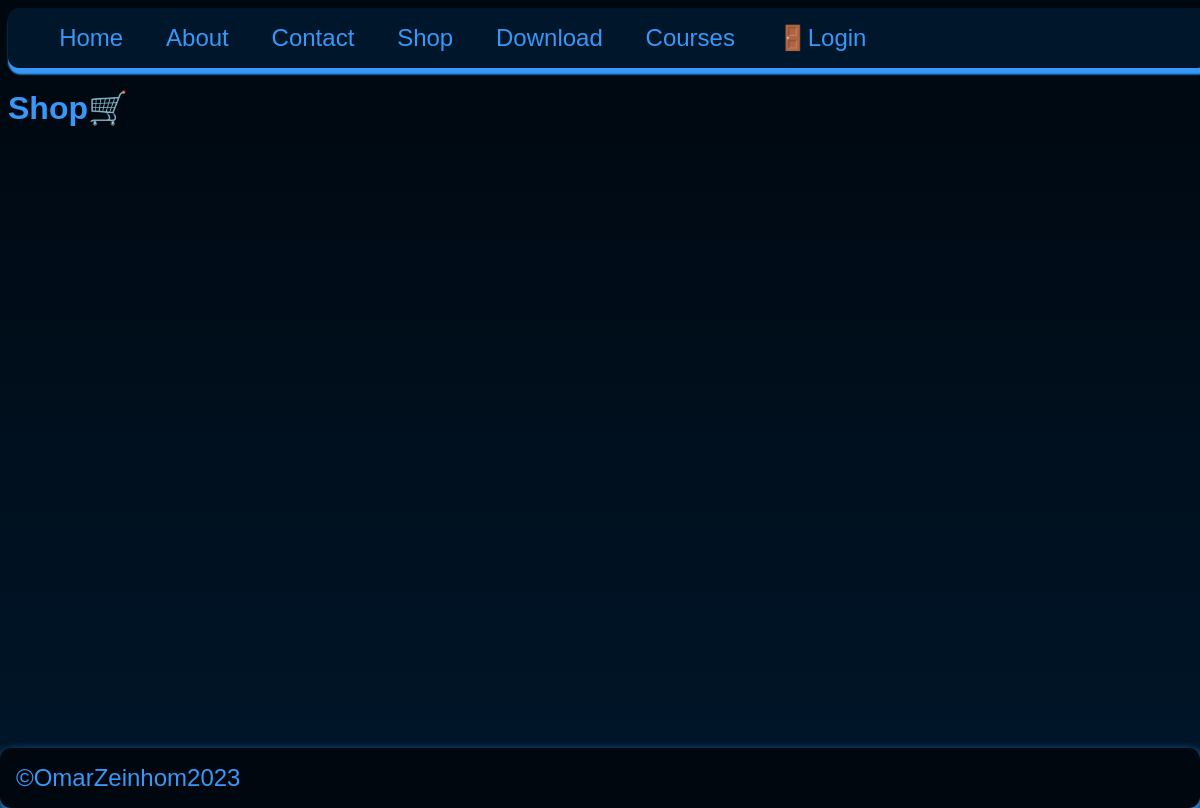
Before: /shop.php with the older database file.
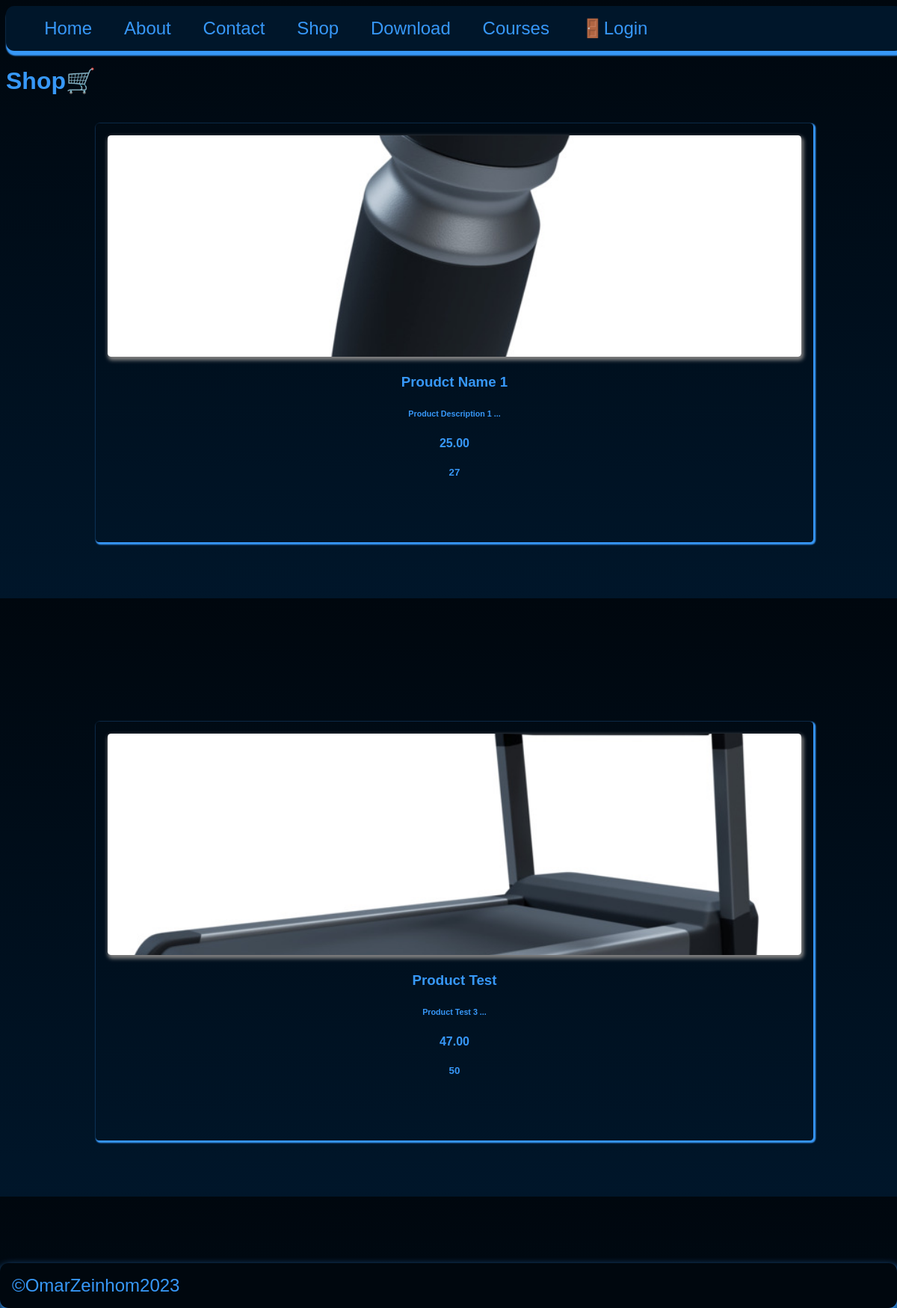
After: the same page with the newer database file.
### tables this page shows
CREATE TABLE `products` (
  `id` int(11) NOT NULL,
  `name` varchar(50) NOT NULL,
  `description` text NOT NULL,
  `price` decimal(7, 2) NOT NULL,
  `retailprice` int(7) NOT NULL,
  `quantity` int(11) NOT NULL,
  `img` varchar(255) NOT NULL,
  `date_added` timestamp NOT NULL DEFAULT current_timestamp()
);

### partials/shopproducts/shopproducts.php (the view)
<?php
$products_query = "SELECT * FROM products";
$products_result = mysqli_query($connect__db, $products_query);
?>
<?php while ($product = mysqli_fetch_assoc($products_result)) : ?>
<div class="app__col">
    <div class="app__card" id="appCardId">
        <div class="app__card-header">
            <div class="app__card-img-shadow">
                <a href="<?= HOME_URL ?>single-product.php?id=<?= $product['id'] ?>">
                    <img src="<?= 'images/' . $product['img'] ?>" class="app__card-img" class="app__thumbnail-avatar"
                        width="50px" height="50px" alt="<?= $product['name']; ?>" />
                </a>
            </div>
            <h3> <a href="<?= HOME_URL ?>single-product.php?id=<?= $product['id'] ?>">
                    <?= $product['name']; ?>
                </a>
            </h3>
            <h6 class="" id="postsBody" maxlength="100">
                <?= substr($product['description'], 0, 100)  . " ..."; ?>
            </h6>
        </div>
        <div class="app__card-footer">
            <h4> <?= $product['price']; ?>
            </h4>
            <h5> <?= $product['retailprice']; ?>
            </h5>
        </div>
    </div>
</div>
<?php endwhile; ?>

### partials/header/header.php (shortened to what this page needs)
<!DOCTYPE html>
<html lang="en">
<head>
    <link rel='stylesheet' href='global/styles/css/main.css'>
</head>
<body>

### partials/nav/nav.php (shortened to what this page needs)
<nav class='app__nav' id="app__main-nav">
    <ul class='app__nav-items'>
        <li class='app__nav-item active'><a href="<?= HOME_URL ?>home.php" class="app__nav-link">Home</a></li>
        <li class='app__nav-item'><a href='<?= HOME_URL ?>about.php' class="app__nav-link">About</a></li>
        <li class='app__nav-item'><a href='<?= HOME_URL ?>contact.php' class="app__nav-link">Contact</a></li>
        <li class='app__nav-item'><a href='<?= HOME_URL ?>shop.php' class="app__nav-link">Shop</a></li>
        <li class='app__nav-item'><a href='<?= HOME_URL ?>download.php' class="app__nav-link">Download</a></li>
        <li class='app__nav-item'><a href='<?= HOME_URL ?>courses.php' class="app__nav-link">Courses</a></li>
        <?php if (isset($_SESSION['user-id'])) : ?>
            <a href="<?= ADMIN_URL ?>" class="app__nav-link">
                <img alt="useravatar" class="app__nav-avatar" loading="lazy" src="<?= HOME_URL . 'images/' . $avatar['avatar'] ?>" />
                <small><?= $avatar['firstname'] ?></small>
            </a>
            <li class='app__nav-item'><a href="<?= HOME_URL ?>logout.php" class="app__nav-link">🧧Logout</a>
            <?php else : ?>
            <li class='app__nav-item'><a href="<?= HOME_URL ?>login.php" class="app__nav-link">🚪Login</a></li>
        <?php endif; ?>
    </ul>
</nav>

### shop.php
<?php
$page__title = 'Shop🛒';
include('./partials/header/header.php');
include('./partials/nav/nav.php');
?>
<h1><?php echo "$page__title" ?></h1>
<?php
include('./partials/shopproducts/shopproducts.php');
?>
<?php
include('./partials/footer/footer.php');
?>

### partials/footer/footer.php
<footer class="app__footer">
    <small class="app__footer-small">
        ©OmarZeinhom2023
    </small>
</footer>
</body>
</html>

### global/styles/css/main.css (style rules this page uses)
.app__nav { width: 100%; top: 0; background-color: var(--color-dark-navyblue); background-image: var(--color-pearl-black); word-spacing: 1rem; box-shadow: 0.1rem 0.3rem 0.1rem 0.1rem var(--color-primary); border-radius: 0.7rem; overflow: hidden; }
.app__nav-items { list-style: none; width: 100%; }
.app__nav-item { display: inline-block; font-size: 1.5rem; }
.app__nav-link { font-size: 1.5rem; text-decoration: none; transition: 0.3s all ease-in-out; padding: 0.4rem 0.7rem; color: var(--color-primary); }
* { box-sizing: border-box; }
.app__footer { margin-top: auto; width: 100%; background-color: var(--color-blackpearl); padding: 1rem 4rem 1rem 1rem; box-shadow: 0.7rem 0.4rem 5rem 0.1rem var(--color-primary); width: 100%; max-width: 100%; border-radius: 0.4rem; word-spacing: 1rem; border-radius: 0.7rem; overflow: hidden; display: block; }
.app__footer-small { font-size: 1.5rem; }
.app__col { width: 100%; height: 100%; padding: 1rem 10rem 10rem 10rem; justify-content: center; display: grid; grid-template-columns: 1fr; }
.app__card-img { width: 100%; height: 100%; max-height: 37vh; max-width: 100vw; min-height: 20vh; min-width: 70vw; border-radius: 0.28rem; -o-object-fit: cover; object-fit: cover; box-shadow: 0.1rem 0.2rem 0.3rem 0.1rem gray; }
.app__card { box-shadow: 0.1rem 0.1rem 0.1rem 0.1rem var(--color-primary); border-radius: 0.28rem; width: 100%; height: 100%; padding: 1rem 1rem 1rem 1rem; max-height: 70vh; max-width: 90vw; min-height: 40vh; min-width: 80vw; }
.app__card-header { text-align: center; font-size: 1rem; }
.app__card-footer { justify-content: center; text-align: center; width: 100%; }
:root { --color-primary: #3798f8; --color-primary-dark: #002950; --color-secondary: #553d62; --color-dark-charchoal: #2b4353; --color-black: black; --color-medium-gray: #7d8184; --color-dark-gray: #5e6164; --color-darkest-gray: #111111; --color-light-gray: #a9a9a9; --color-lightest-gray: #d3d3d3; --color-dark-pearl: #00070e; --color-dark-navyblue: #00162a; --color-white: #ffffff; --color-red: #700000; --transition-slow: all 3s ease-in-out; --transition-medium: all 1.5s ease-in-out; --transition-fast: all 0.3s ease-in-out; --background-light: linear-gradient( to left var(--color-lightest-gray), var(--color-white) ); --background-dark: linear-gradient( to left var(--color-dark-pearl), var(--color-white) ); }
html { background: linear-gradient(var(--color-dark-pearl), var(--color-dark-navyblue)); background-repeat: repeat; width: 100%; height: 100%; font-family: Arial, Helvetica, sans-serif; }
body { font-family: Arial, Helvetica, sans-serif; color: var(--color-primary); background-repeat: repeat; width: 100%; height: 100%; }
h1, h2, h3, h4, h5, h6 { font-family: Arial, Helvetica, sans-serif; }
a { text-decoration: none; color: #3798f8; transition: 0.3s all ease-in-out; }
.app__footer { position: fixed; left: 0; bottom: 0; width: 100%; background-color: var(--color-dark-pearl); background-image: var(--color-dark-pearl); padding: 1rem 4rem 1rem 1rem; box-shadow: 0.1rem 0.4rem 0.7rem 0.1rem var(--color-primary); word-spacing: 1rem; border-radius: 0.7rem; overflow: hidden; }

Changed rows visible on the page:
added products: img (picture), name "Proudct Name 1", description "Product Description 1", price "25.00", retailprice "27"
added products: img (picture), name "Product Test", description "Product Test 3", price "47.00", retailprice "50"
